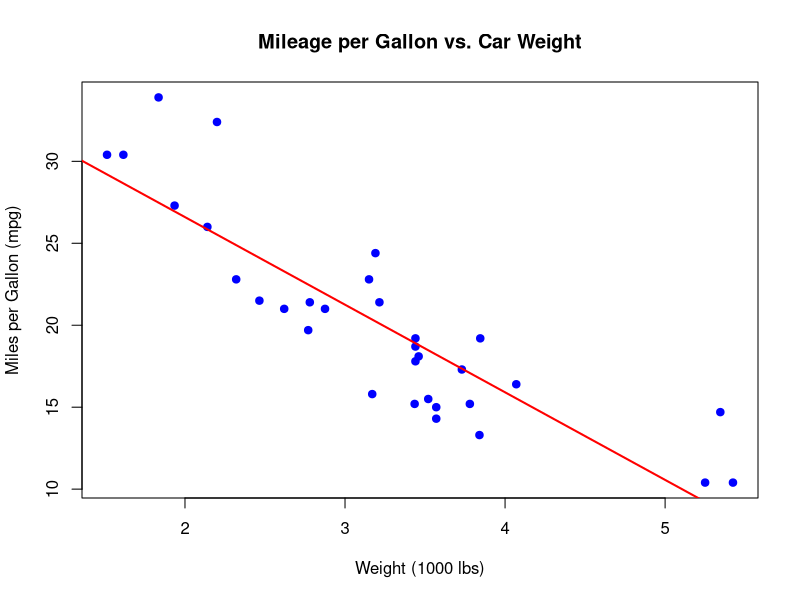

Reproduce this figure in R.

# Import dataset
data("mtcars")

# View first few rows
head(mtcars)

# View structure
str(mtcars)

# Print first 10 rows of first column (mpg)
print(mtcars[1:10, 1])

# View summary stats for each column
summary(mtcars)

# Plot mtcars mpg vs. weight
plot(mtcars$wt, mtcars$mpg,
     main = "Mileage per Gallon vs. Car Weight",
     xlab = "Weight (1000 lbs)",
     ylab = "Miles per Gallon (mpg)",
     pch = 19,
     col = "blue")

# Add a regression line to the plot
abline(lm(mpg ~ wt, data = mtcars), col = "red", lwd = 2)


##################################################


# Create an S3 object example
s3_obj <- list(name = "Myself", age = 28, GPA = 3.9)
class(s3_obj) <- "student_s3"

# Create an S4 class and object example
setClass("student_s4",
         slots = c(name = "character", age = "numeric", GPA = "numeric"))
s4_obj <- new("student_s4", name = "Myself", age = 28, GPA = 3.9)

# Print statements for each type of object (s3 and s4)
print(s3_obj)
print(s4_obj)

# Check whether object is S3 or S4 using function
isS4(s4_obj)
isS4(s3_obj)
